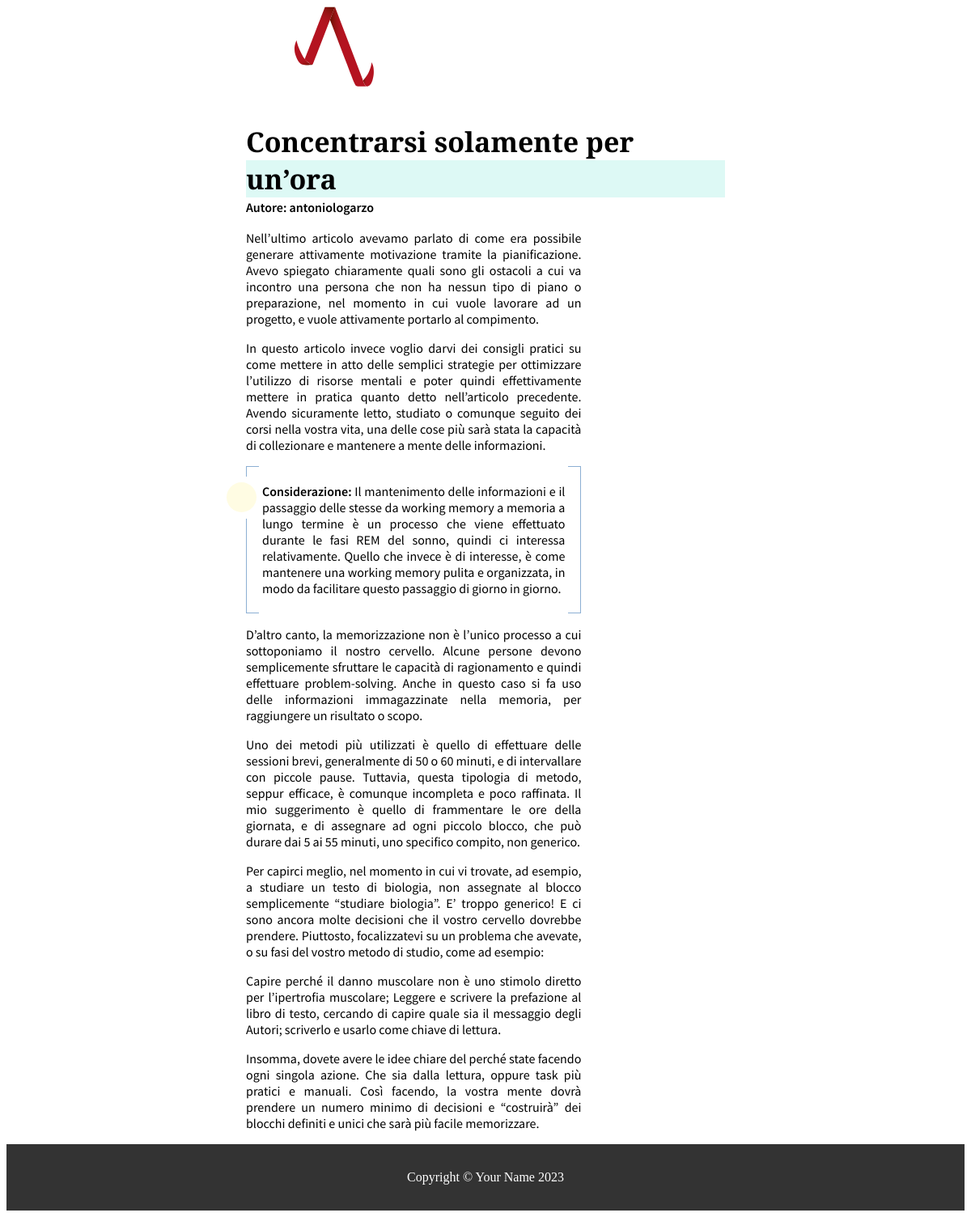
Page /article/concentrarsi-solo-un-ora/ on the committed database.
### blog/models.py (models this page shows, shortened)
class Post(models.Model):
    title = models.CharField(max_length=200, unique=True)
    slug = models.SlugField(max_length=200, unique=True)
    author = models.ForeignKey(User, on_delete= models.CASCADE,related_name='blog_posts')
    updated_on = models.DateTimeField(auto_now= True)
    content = models.TextField()
    created_on = models.DateTimeField(auto_now_add=True)
    status = models.IntegerField(choices=STATUS, default=0)
    tags = TaggableManager()
    class Meta:
        ordering = ['-created_on']

### blog/views.py (the view)
# urls.py: path('article/<slug:slug>/', views.PostDetail.as_view(), name='post_detail'),
class PostDetail(generic.DetailView):
    model = Post
    template_name = 'article.html'

### template/article.html (shortened to what this page needs)
{% extends 'base.html' %} {% load static %}
{% block content %}
<div class="corpse">
    <div class="title">{{post.title}}</div>
    <div class="subtitle_meta">Autore: {{post.author}}</div>
        <div class="content">{{post.content | safe}}
        </div>
</div>
{%endblock%}

### blog/static/blog/css/main.css (style rules this page uses)
body { background-color: #FFF; display: flex; flex-direction: column; }
.corpse { width: 50%; margin: 0 auto; display: grid; }
.title { font-family: 'Playfair Display', serif; font-weight: 600;; font-size: 34px; width: fit-content; background-image: linear-gradient(0deg,#ddf9f5 50%,transparent 50%); }
.subtitle_meta { font-family: 'Source Sans Pro', sans-serif; font-size: 16px; font-weight: 600; height: auto; line-height: 1.5em; }
.content { font-family: 'Source Sans Pro', sans-serif; font-size: 16px; width: 70%; text-align: justify; }
.frame { box-sizing: border-box; }
.smll_icn_frm { position: relative; padding: 5px 20px; }
.smll_icn_frm::before { content: ""; box-sizing: border-box; width: 1rem; height: 100%; border: 1px solid #8cafd3; border-right: none; top: 0; left: 0; position:absolute; display: block; }
.smll_icn_frm::after { content: ""; box-sizing: border-box; width: 1rem; height: 100%; border: 1px solid #8cafd3; border-left: none; top: 0; right: 0; position:absolute; display: block; }
.consid::before { background-color: #fff175; opacity: .2; z-index: 1; width: 2.3rem; height: 2.3rem; top: 1.25rem; left: -1.5rem; border-radius: 100%; content: ""; position: absolute; }
.consid::after { background: url(/static/blog/images/articles/idea.svg) no-repeat #fff; background-size: 36px 36px; width: 2.5rem; height: 2.5rem; top: .8rem; left: -1.25rem; border-top: .25rem solid #fff; border-bottom: .5rem solid #fff; content: ""; position: absolute; }
.consid p::before { content: "Considerazione: "; font-weight: 600; }

### rows in the picture
Post: title "Concentrarsi solamente per un’ora", author "antoniologarzo", content "Nell’ultimo articolo avevamo parlato di come era possibile generare attivamente motivazione tramite la pianificazione. Avevo spiegato chiaramente quali sono gli ostacoli a cui va incontro una persona che non ha nessun tipo di piano o preparazione, nel momento in cui vuole lavorare ad un progetto, e vuole attivamente portarlo al compimento. In questo articolo invece voglio darvi dei consigli pratici su come mettere in atto delle semplici strategie per ottimizzare l’utilizzo di risorse mentali e poter quindi effettivamente mettere in pratica quanto detto nell’articolo precedente. Avendo sicuramente letto, studiato o comunque seguito dei corsi nella vostra vita, una delle cose più sarà stata…"
